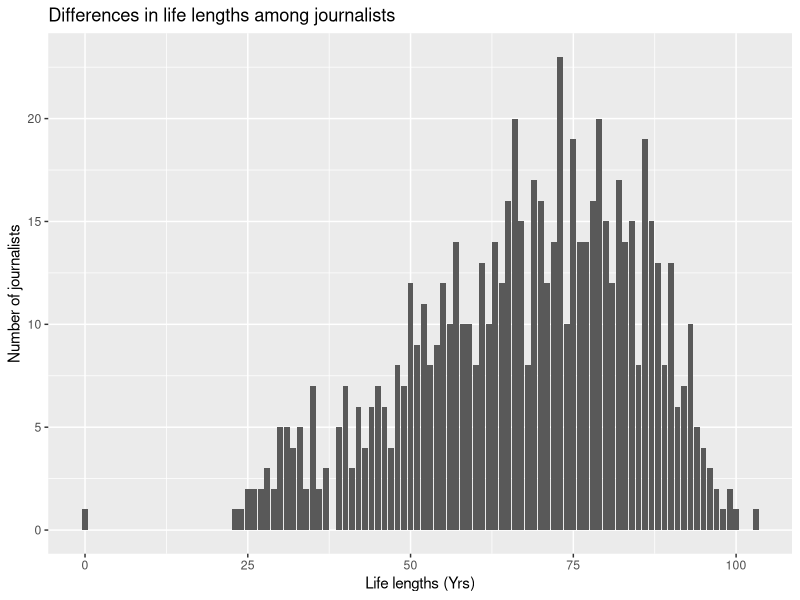

Generate this figure with R:
# Calculate the journalist life length
library(tidyverse)
library(readr)

df <- read_csv('journalists.csv') |>
  select("title", "ontology/occupation_label", "ontology/birthYear", "ontology/deathYear")|>
  na.omit()|>
  rename('ontology_birthYear' = 'ontology/birthYear', 'ontology_deathYear' = 'ontology/deathYear' )|>
  mutate(ontology_birthYear = as.numeric(ontology_birthYear), ontology_deathYear = as.numeric(ontology_deathYear))|>
  mutate(life_length = ontology_deathYear - ontology_birthYear)|>
  ggplot()+
  aes(x = life_length)+
  labs(x = "Life lengths (Yrs)", y = 'Number of journalists', title = 'Differences in life lengths among journalists')+
  geom_bar(position = 'dodge')
